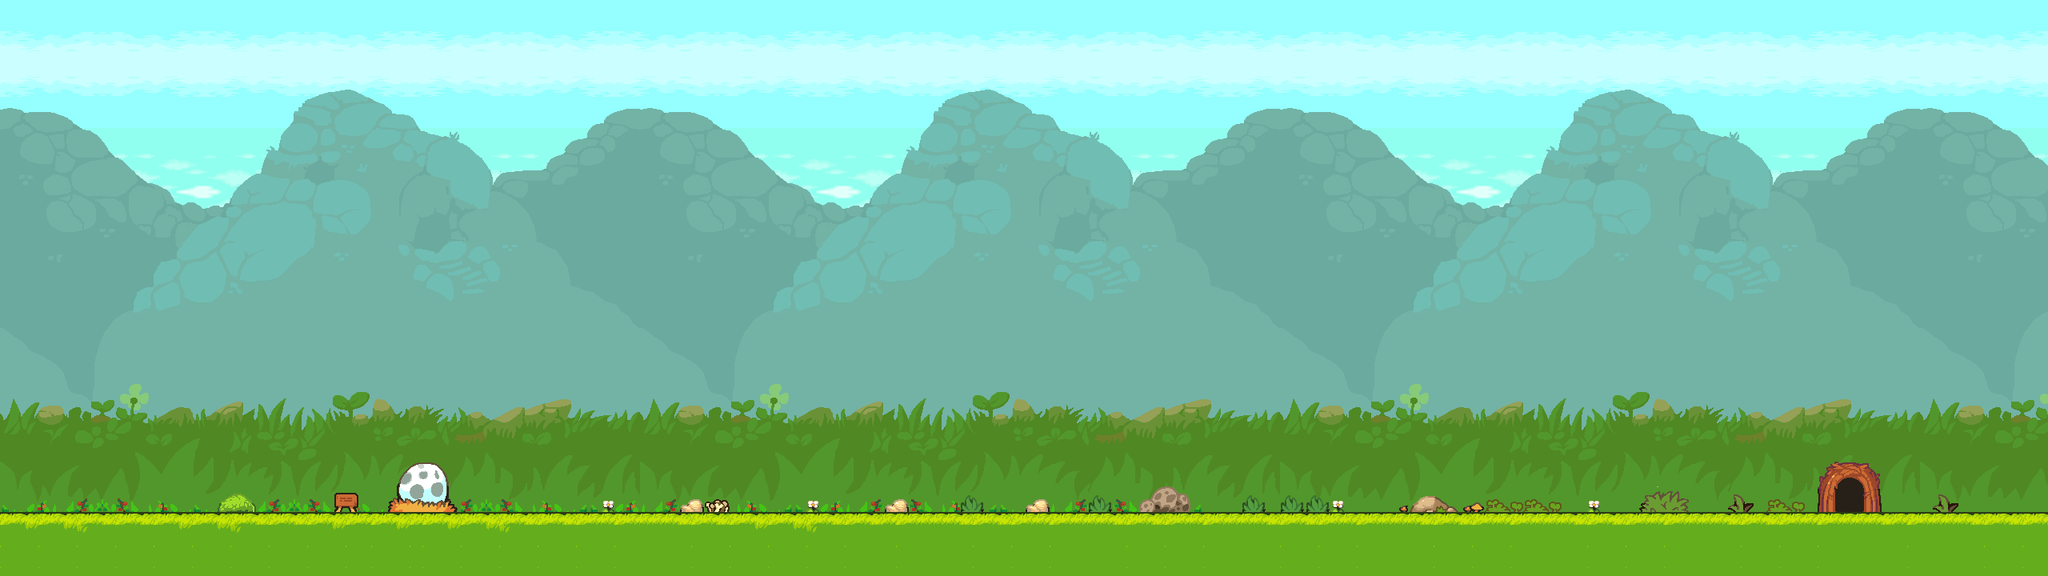

A 2D game scene composited from a Tiled map and its tileset images. What follows is a short description and the map's XML, with each tile layer's data collapsed to a summary:
An orthogonal 160x45 tile map with 16x16 px tiles, 4 tile layers (Sky, Mountain, Terrain, Flower), 7 tilesets and 3 objects (story07, exit01, Ground).

<map version="1.10" tiledversion="1.11.0" orientation="orthogonal" renderorder="right-down" width="160" height="45" tilewidth="16" tileheight="16" infinite="0" nextlayerid="11" nextobjectid="6">
 <tileset firstgid="1" name="tileset-01" tilewidth="16" tileheight="16" tilecount="2030" columns="58">
  <image source="tileset-1.png" width="928" height="560" />
 </tileset>
 <tileset firstgid="2031" name="grass-1" tilewidth="16" tileheight="16" tilecount="850" columns="50">
  <image source="grass-1.png" width="800" height="280" />
 </tileset>
 <tileset firstgid="2881" name="mountain-2" tilewidth="16" tileheight="16" tilecount="1400" columns="50">
  <image source="mountain-2.png" width="800" height="450" />
 </tileset>
 <tileset firstgid="4281" name="sky-4" tilewidth="16" tileheight="16" tilecount="40" columns="8">
  <image source="sky-4.png" width="137" height="89" />
 </tileset>
 <tileset firstgid="4321" name="sky-5" tilewidth="16" tileheight="16" tilecount="40" columns="8">
  <image source="sky-5.png" width="137" height="89" />
 </tileset>
 <tileset firstgid="4361" name="grass-2" tilewidth="16" tileheight="16" tilecount="40" columns="8">
  <image source="grass-2.png" width="137" height="89" />
 </tileset>
 <tileset firstgid="4401" name="grass-3" tilewidth="16" tileheight="16" tilecount="40" columns="8">
  <image source="grass-3.png" width="137" height="89" />
 </tileset>
 <layer id="6" name="Sky" width="160" height="45">
  <data>[7200 cells, 3600 non-empty, 110 distinct tile ids]</data>
 </layer>
 <layer id="5" name="Mountain" width="160" height="45">
  <data>[7200 cells, 4480 non-empty, 1400 distinct tile ids]</data>
 </layer>
 <layer id="4" name="Terrain" width="160" height="45">
  <data>[7200 cells, 2400 non-empty, 515 distinct tile ids]</data>
 </layer>
 <layer id="7" name="Flower" width="160" height="45">
  <data>[7200 cells, 210 non-empty, 111 distinct tile ids]</data>
 </layer>
 <objectgroup id="10" name="Stories">
  <object id="5" name="story07" x="432" y="624">
   <point />
  </object>
 </objectgroup>
 <objectgroup id="8" name="PositionSensors">
  <object id="4" name="exit01" x="2294.33" y="598" width="36.3333" height="41.3333" />
 </objectgroup>
 <objectgroup id="3" name="Ground">
  <object id="1" name="Ground" x="16" y="320">
   <polyline points="0,0 0,320 1264.14,318.136 2528,320 2528,112" />
  </object>
 </objectgroup>
</map>
